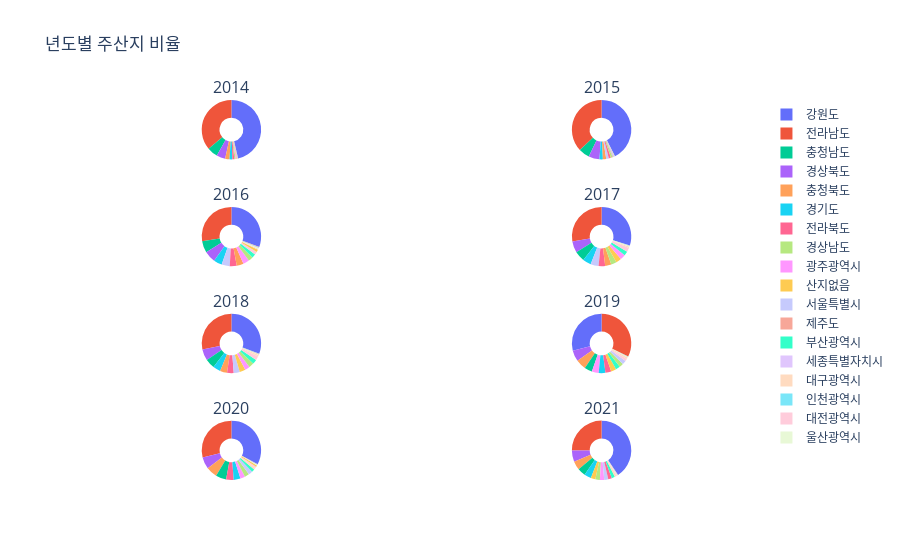

Write notebook code for a chart like this one.
### Code cell
# 년도별 주산지 시각화
specs = [[{'type':'domain'}, {'type':'domain'}], [{'type':'domain'}, {'type':'domain'}],[{'type':'domain'}, {'type':'domain'}],[{'type':'domain'}, {'type':'domain'}]]
fig = make_subplots(rows=4, cols=2, specs=specs,
                    subplot_titles=['2014', '2015', '2016', '2017', '2018', '2019', '2020', '2021'])

fig.add_trace(go.Pie(labels=cab[cab['SALEDATE'].dt.year == 2014].groupby(['SAN_NM'])['TOT_QTY'].sum().reset_index()['SAN_NM'], 
                     values=cab[cab['SALEDATE'].dt.year == 2014].groupby(['SAN_NM'])['TOT_QTY'].sum().reset_index()['TOT_QTY'],
                     name='2014',), 1, 1)
fig.add_trace(go.Pie(labels=cab[cab['SALEDATE'].dt.year == 2015].groupby(['SAN_NM'])['TOT_QTY'].sum().reset_index()['SAN_NM'], 
                     values=cab[cab['SALEDATE'].dt.year == 2015].groupby(['SAN_NM'])['TOT_QTY'].sum().reset_index()['TOT_QTY'],
                     name='2015',), 1, 2)
fig.add_trace(go.Pie(labels=cab[cab['SALEDATE'].dt.year == 2016].groupby(['SAN_NM'])['TOT_QTY'].sum().reset_index()['SAN_NM'], 
                     values=cab[cab['SALEDATE'].dt.year == 2016].groupby(['SAN_NM'])['TOT_QTY'].sum().reset_index()['TOT_QTY'],
                     name='2016',), 2, 1)
fig.add_trace(go.Pie(labels=cab[cab['SALEDATE'].dt.year == 2017].groupby(['SAN_NM'])['TOT_QTY'].sum().reset_index()['SAN_NM'], 
                     values=cab[cab['SALEDATE'].dt.year == 2017].groupby(['SAN_NM'])['TOT_QTY'].sum().reset_index()['TOT_QTY'],
                     name='2017',), 2, 2)
fig.add_trace(go.Pie(labels=cab[cab['SALEDATE'].dt.year == 2018].groupby(['SAN_NM'])['TOT_QTY'].sum().reset_index()['SAN_NM'], 
                     values=cab[cab['SALEDATE'].dt.year == 2018].groupby(['SAN_NM'])['TOT_QTY'].sum().reset_index()['TOT_QTY'],
                     name='2018',), 3, 1)
fig.add_trace(go.Pie(labels=cab[cab['SALEDATE'].dt.year == 2019].groupby(['SAN_NM'])['TOT_QTY'].sum().reset_index()['SAN_NM'], 
                     values=cab[cab['SALEDATE'].dt.year == 2019].groupby(['SAN_NM'])['TOT_QTY'].sum().reset_index()['TOT_QTY'],
                     name='2019',), 3, 2)
fig.add_trace(go.Pie(labels=cab[cab['SALEDATE'].dt.year == 2020].groupby(['SAN_NM'])['TOT_QTY'].sum().reset_index()['SAN_NM'], 
                     values=cab[cab['SALEDATE'].dt.year == 2020].groupby(['SAN_NM'])['TOT_QTY'].sum().reset_index()['TOT_QTY'],
                     name='2020',), 4, 1)
fig.add_trace(go.Pie(labels=cab[cab['SALEDATE'].dt.year == 2021].groupby(['SAN_NM'])['TOT_QTY'].sum().reset_index()['SAN_NM'], 
                     values=cab[cab['SALEDATE'].dt.year == 2021].groupby(['SAN_NM'])['TOT_QTY'].sum().reset_index()['TOT_QTY'],
                     name='2021',), 4, 2)

fig.update_traces(hole=.4, hoverinfo='label+percent+name', textinfo='none')
fig.update(layout_title_text='년도별 주산지 비율',
           layout_showlegend=True)

fig = go.Figure(fig)
fig.show()

### Figure 1 — Plotly figure (JSON) as saved in the notebook; plotly's stock layout.template omitted (floating-point values rounded to 4 significant figures)
{"data": [{"domain": {"x": [0, 0.45], "y": [0.8438, 1]}, "hole": 0.4, "hoverinfo": "label+percent+name", "labels": ["강원도", "경기도", "경상남도", "경상북도", "광주광역시", "대구광역시", "대전광역시", "부산광역시", "산지없음", "서울특별시", "세종특별자치시", "인천광역시", "전라남도", "전라북도", "제주도", "충청남도", "충청북도"], "name": "2014", "textinfo": "none", "type": "pie", "values": [93394342, 3126661, 1457360, 9600448, 991330, 81259, 2736, 154736, 585190, 446990, 129550, 13126, 72535593, 2040327, 277366, 11640000.0, 4778954]}, {"domain": {"x": [0.55, 1], "y": [0.8438, 1]}, "hole": 0.4, "hoverinfo": "label+percent+name", "labels": ["강원도", "경기도", "경상남도", "경상북도", "광주광역시", "대구광역시", "대전광역시", "부산광역시", "산지없음", "서울특별시", "세종특별자치시", "울산광역시", "인천광역시", "전라남도", "전라북도", "제주도", "충청남도", "충청북도"], "name": "2015", "textinfo": "none", "type": "pie", "values": [86969539, 3767747, 1918658, 12135072, 496116, 94432, 55084, 127036, 384792, 2900705, 214550, 76620, 641684, 75509073, 2362918, 766031, 12216377, 3712176]}, {"domain": {"x": [0, 0.45], "y": [0.5625, 0.7188]}, "hole": 0.4, "hoverinfo": "label+percent+name", "labels": ["강원도", "경기도", "경상남도", "경상북도", "광주광역시", "대구광역시", "대전광역시", "부산광역시", "산지없음", "서울특별시", "세종특별자치시", "울산광역시", "인천광역시", "전라남도", "전라북도", "제주도", "충청남도", "충청북도"], "name": "2016", "textinfo": "none", "type": "pie", "values": [137000000.0, 20480000.0, 11450000.0, 27740000.0, 15010000.0, 2850000.0, 7498602, 9432000.0, 5685949, 19740000.0, 242444, 2025000.0, 1292000.0, 123100000.0, 16897001, 1284948, 28356613, 16760000.0]}, {"domain": {"x": [0.55, 1], "y": [0.5625, 0.7188]}, "hole": 0.4, "hoverinfo": "label+percent+name", "labels": ["강원도", "경기도", "경상남도", "경상북도", "광주광역시", "대구광역시", "대전광역시", "부산광역시", "산지없음", "서울특별시", "세종특별자치시", "울산광역시", "인천광역시", "전라남도", "전라북도", "제주도", "충청남도", "충청북도"], "name": "2017", "textinfo": "none", "type": "pie", "values": [133500000.0, 20360000.0, 13520000.0, 27410000.0, 12930000.0, 2906000.0, 9846777, 10430000.0, 13260000.0, 19510000.0, 160328, 1921000.0, 364253, 123800000.0, 15966855, 846958, 24997327, 14893767]}, {"domain": {"x": [0, 0.45], "y": [0.2812, 0.4375]}, "hole": 0.4, "hoverinfo": "label+percent+name", "labels": ["강원도", "경기도", "경상남도", "경상북도", "광주광역시", "대구광역시", "대전광역시", "부산광역시", "산지없음", "서울특별시", "세종특별자치시", "울산광역시", "인천광역시", "전라남도", "전라북도", "제주도", "충청남도", "충청북도"], "name": "2018", "textinfo": "none", "type": "pie", "values": [132600000.0, 17820000.0, 11650000.0, 26740000.0, 11680000.0, 3544000.0, 9097798, 10930000.0, 13732595, 14310000.0, 47840, 1637000.0, 457893, 122400000.0, 15613902, 1196000.0, 22470000.0, 16540000.0]}, {"domain": {"x": [0.55, 1], "y": [0.2812, 0.4375]}, "hole": 0.4, "hoverinfo": "label+percent+name", "labels": ["강원도", "경기도", "경상남도", "경상북도", "광주광역시", "대구광역시", "대전광역시", "부산광역시", "산지없음", "서울특별시", "세종특별자치시", "울산광역시", "인천광역시", "전라남도", "전라북도", "제주도", "충청남도", "충청북도"], "name": "2019", "textinfo": "none", "type": "pie", "values": [113600000.0, 14390000.0, 8831000.0, 23710000.0, 14680000.0, 3266000.0, 5034059, 9545000.0, 11090000.0, 8576000.0, 60210, 1669000.0, 373271, 126900000.0, 12510000.0, 424000.0, 16540000.0, 21860000.0]}, {"domain": {"x": [0, 0.45], "y": [0, 0.1562]}, "hole": 0.4, "hoverinfo": "label+percent+name", "labels": ["강원도", "경기도", "경상남도", "경상북도", "광주광역시", "대구광역시", "대전광역시", "부산광역시", "산지없음", "서울특별시", "세종특별자치시", "울산광역시", "인천광역시", "전라남도", "전라북도", "제주도", "충청남도", "충청북도"], "name": "2020", "textinfo": "none", "type": "pie", "values": [121300000.0, 13710000.0, 9229000.0, 23950000.0, 9655000.0, 3357000.0, 3199000.0, 6163000.0, 3114000.0, 8202000.0, 106780, 1351000.0, 763895, 106900000.0, 15210000.0, 616200.0, 21350000.0, 22470000.0]}, {"domain": {"x": [0.55, 1], "y": [0, 0.1562]}, "hole": 0.4, "hoverinfo": "label+percent+name", "labels": ["강원도", "경기도", "경상남도", "경상북도", "광주광역시", "대구광역시", "대전광역시", "부산광역시", "산지없음", "서울특별시", "세종특별자치시", "울산광역시", "인천광역시", "전라남도", "전라북도", "제주도", "충청남도", "충청북도"], "name": "2021", "textinfo": "none", "type": "pie", "values": [101200000.0, 9501000.0, 6116000.0, 15200000.0, 5861000.0, 2519000.0, 1130000.0, 4386000.0, 6204000.0, 5478000.0, 35970, 683900.0, 306541, 62600000.0, 4919000.0, 293900.0, 10950000.0, 11710000.0]}], "layout": {"annotations": [{"font": {"size": 16}, "showarrow": false, "text": "2014", "x": 0.225, "xanchor": "center", "xref": "paper", "y": 1, "yanchor": "bottom", "yref": "paper"}, {"font": {"size": 16}, "showarrow": false, "text": "2015", "x": 0.775, "xanchor": "center", "xref": "paper", "y": 1, "yanchor": "bottom", "yref": "paper"}, {"font": {"size": 16}, "showarrow": false, "text": "2016", "x": 0.225, "xanchor": "center", "xref": "paper", "y": 0.7188, "yanchor": "bottom", "yref": "paper"}, {"font": {"size": 16}, "showarrow": false, "text": "2017", "x": 0.775, "xanchor": "center", "xref": "paper", "y": 0.7188, "yanchor": "bottom", "yref": "paper"}, {"font": {"size": 16}, "showarrow": false, "text": "2018", "x": 0.225, "xanchor": "center", "xref": "paper", "y": 0.4375, "yanchor": "bottom", "yref": "paper"}, {"font": {"size": 16}, "showarrow": false, "text": "2019", "x": 0.775, "xanchor": "center", "xref": "paper", "y": 0.4375, "yanchor": "bottom", "yref": "paper"}, {"font": {"size": 16}, "showarrow": false, "text": "2020", "x": 0.225, "xanchor": "center", "xref": "paper", "y": 0.1562, "yanchor": "bottom", "yref": "paper"}, {"font": {"size": 16}, "showarrow": false, "text": "2021", "x": 0.775, "xanchor": "center", "xref": "paper", "y": 0.1562, "yanchor": "bottom", "yref": "paper"}], "showlegend": true, "title": {"text": "년도별 주산지 비율"}}}
